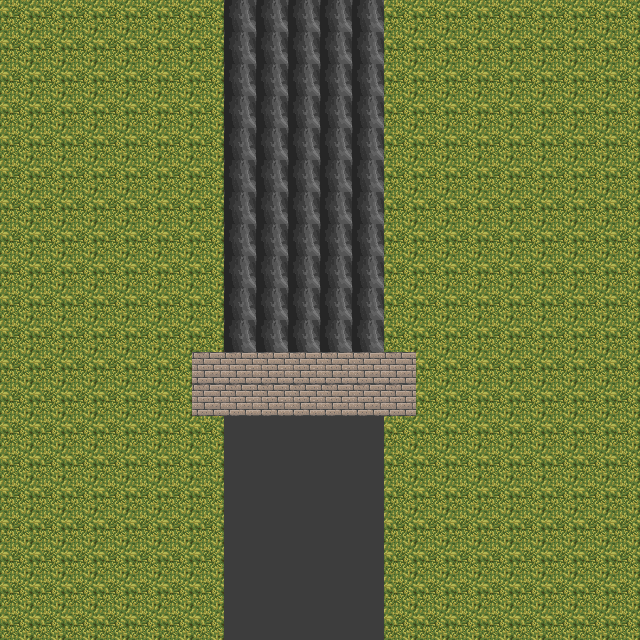

Tiled map render using the project's own tile images. Description and the whole map definition, tile-layer contents included, below:
An orthogonal 20x20 tile map with 32x32 px tiles, 2 tile layers (Tile Layer 1, collision) and 1 object (player).

<map version="1.2" tiledversion="1.3.2" orientation="orthogonal" renderorder="right-down" compressionlevel="0" width="20" height="20" tilewidth="32" tileheight="32" infinite="0" nextlayerid="5" nextobjectid="2">
 <editorsettings>
  <export target="map01.lua" format="lua" />
 </editorsettings>
 <tileset firstgid="1" source="hyptosis_tile-art-batch-3.tsx" />
 <layer id="1" name="Tile Layer 1" width="20" height="20">
  <data encoding="csv">
787,787,787,787,787,787,787,242,242,242,242,242,787,787,787,787,787,787,787,787,
787,787,787,787,787,787,787,242,242,242,242,242,787,787,787,787,787,787,787,787,
787,787,787,787,787,787,787,242,242,242,242,242,787,787,787,787,787,787,787,787,
787,787,787,787,787,787,787,242,242,242,242,242,787,787,787,787,787,787,787,787,
787,787,787,787,787,787,787,242,242,242,242,242,787,787,787,787,787,787,787,787,
787,787,787,787,787,787,787,242,242,242,242,242,787,787,787,787,787,787,787,787,
787,787,787,787,787,787,787,242,242,242,242,242,787,787,787,787,787,787,787,787,
787,787,787,787,787,787,787,242,242,242,242,242,787,787,787,787,787,787,787,787,
787,787,787,787,787,787,787,242,242,242,242,242,787,787,787,787,787,787,787,787,
787,787,787,787,787,787,787,242,242,242,242,242,787,787,787,787,787,787,787,787,
787,787,787,787,787,787,787,242,242,242,242,242,787,787,787,787,787,787,787,787,
787,787,787,787,787,787,520,520,520,520,520,520,520,787,787,787,787,787,787,787,
787,787,787,787,787,787,520,520,520,520,520,520,520,787,787,787,787,787,787,787,
787,787,787,787,787,787,787,242,242,242,242,242,787,787,787,787,787,787,787,787,
787,787,787,787,787,787,787,242,242,242,242,242,787,787,787,787,787,787,787,787,
787,787,787,787,787,787,787,242,242,242,242,242,787,787,787,787,787,787,787,787,
787,787,787,787,787,787,787,242,242,242,242,242,787,787,787,787,787,787,787,787,
787,787,787,787,787,787,787,242,242,242,242,242,787,787,787,787,787,787,787,787,
787,787,787,787,787,787,787,242,242,242,242,242,787,787,787,787,787,787,787,787,
787,787,787,787,787,787,787,242,242,242,242,242,787,787,787,787,787,787,787,787
</data>
 </layer>
 <objectgroup id="2" name="Spawn Point">
  <object id="1" name="player" x="88" y="371" width="28" height="29" />
 </objectgroup>
 <layer id="4" name="collision" width="20" height="20">
  <data encoding="csv">
0,0,0,0,0,0,0,108,108,108,108,108,0,0,0,0,0,0,0,0,
0,0,0,0,0,0,0,108,108,108,108,108,0,0,0,0,0,0,0,0,
0,0,0,0,0,0,0,108,108,108,108,108,0,0,0,0,0,0,0,0,
0,0,0,0,0,0,0,108,108,108,108,108,0,0,0,0,0,0,0,0,
0,0,0,0,0,0,0,108,108,108,108,108,0,0,0,0,0,0,0,0,
0,0,0,0,0,0,0,108,108,108,108,108,0,0,0,0,0,0,0,0,
0,0,0,0,0,0,0,108,108,108,108,108,0,0,0,0,0,0,0,0,
0,0,0,0,0,0,0,108,108,108,108,108,0,0,0,0,0,0,0,0,
0,0,0,0,0,0,0,108,108,108,108,108,0,0,0,0,0,0,0,0,
0,0,0,0,0,0,0,108,108,108,108,108,0,0,0,0,0,0,0,0,
0,0,0,0,0,0,0,108,108,108,108,108,0,0,0,0,0,0,0,0,
0,0,0,0,0,0,0,0,0,0,0,0,0,0,0,0,0,0,0,0,
0,0,0,0,0,0,0,0,0,0,0,0,0,0,0,0,0,0,0,0,
0,0,0,0,0,0,0,0,0,0,0,0,0,0,0,0,0,0,0,0,
0,0,0,0,0,0,0,0,0,0,0,0,0,0,0,0,0,0,0,0,
0,0,0,0,0,0,0,0,0,0,0,0,0,0,0,0,0,0,0,0,
0,0,0,0,0,0,0,0,0,0,0,0,0,0,0,0,0,0,0,0,
0,0,0,0,0,0,0,0,0,0,0,0,0,0,0,0,0,0,0,0,
0,0,0,0,0,0,0,0,0,0,0,0,0,0,0,0,0,0,0,0,
0,0,0,0,0,0,0,0,0,0,0,0,0,0,0,0,0,0,0,0
</data>
 </layer>
</map>
